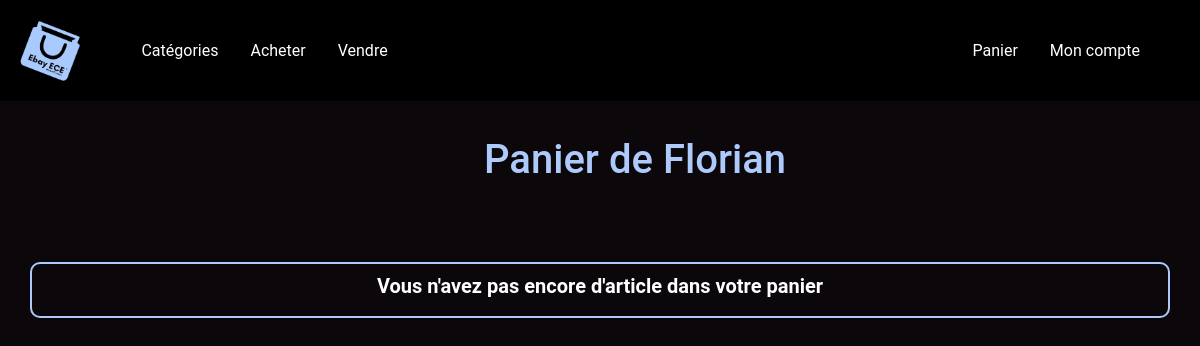
/panier.php?id=38 (signed in), run on an earlier commit of the app's database.
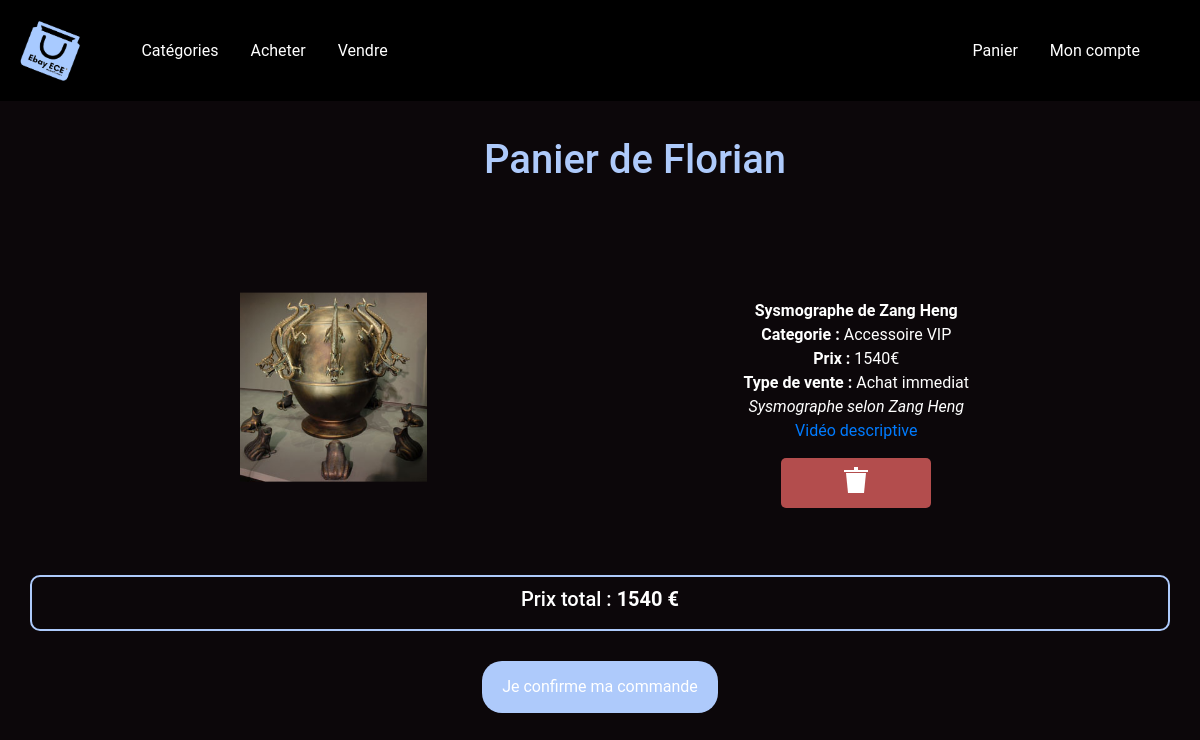
And on a later commit of the database.
### tables this page shows
CREATE TABLE IF NOT EXISTS `acheteur` (
  `id` int(11) NOT NULL AUTO_INCREMENT,
  `Nom` varchar(255) NOT NULL,
  `Prenom` varchar(255) NOT NULL,
  `Email` varchar(255) NOT NULL,
  `Motdepasse` varchar(255) NOT NULL,
  `Adresse` varchar(255) NOT NULL,
  `Codepostal` int(11) NOT NULL,
  `Ville` varchar(255) NOT NULL,
  `Telephone` int(11) NOT NULL,
  `Numcarte` bigint(11) NOT NULL,
  `Cvc` int(11) NOT NULL,
  `Moisexp` int(11) NOT NULL,
  `Anneeexp` int(11) NOT NULL,
  PRIMARY KEY (`id`)
);

CREATE TABLE IF NOT EXISTS `panier` (
  `id` int(11) NOT NULL AUTO_INCREMENT,
  `idAcheteur` int(11) NOT NULL,
  `idArticle` int(11) NOT NULL,
  `idVendeur` int(11) NOT NULL,
  `Nom` varchar(255) NOT NULL,
  `Categorie` varchar(255) NOT NULL,
  `Prix` int(11) NOT NULL,
  `Typedevente` varchar(255) NOT NULL,
  `Description` varchar(255) NOT NULL,
  `Photo` varchar(255) NOT NULL,
  `Video` varchar(255) NOT NULL,
  `Somme` varchar(255) NOT NULL,
  PRIMARY KEY (`id`)
);

### panier.php (the view, shortened to what this page needs)
<?php
$bdd = new PDO('mysql:host=127.0.0.1;dbname=piscine2020', 'root', '');
if(isset($_GET['id']) AND $_GET['id'] > 0)
{
    $getid = intval($_GET['id']);
    $verifpanier = $bdd->prepare('SELECT * FROM panier WHERE idAcheteur = ?');
    $verifpanier->execute(array($getid));
    $verifacheteur = $bdd->prepare('SELECT * FROM acheteur WHERE id = ?');
    $verifacheteur->execute(array($getid));
    $afficheracheteur = $verifacheteur->fetch();
    $sommepanier = $bdd->prepare('SELECT SUM(Prix) AS Somme FROM panier WHERE idAcheteur = ?');
    $sommepanier->execute(array($getid));
    $affichertotal = $sommepanier->fetch();
?>
<!DOCTYPE html>
<html>
     <head>
        <link rel="stylesheet" href="https://stackpath.bootstrapcdn.com/bootstrap/4.1.3/css/bootstrap.min.css">
        <link rel="stylesheet" type="text/css" href="styleP.css">
        <link rel="stylesheet" type="text/css" href="navbar.css">
         <link rel="stylesheet" type="text/css" href="deletebutton.css">
    </head>
    <body>
        <nav class="navbar navbar-expand-md">
            <a href="homeacheteur.php?id=<?php echo $_SESSION['id']?>"><img src="EbayECE.jpg" height="65" width="auto"></a>
            <div class="navbar-collapse" id="main-navigation">
            <ul class="navbar-nav">
                <li class="nav-item deroulant"><a class="nav-link" href="#">Catégories</a>
                </li>
                <li class="nav-item"><a class="nav-link" href="achat.php?id=<?php echo $_SESSION['id']?>">Acheter</a></li>
                <li class="nav-item"><a class="nav-link" href="connexionVendeur.php">Vendre</a></li>
            </ul>
            </div>
            <div class="navbar-end" id="main-navigation">
            <ul class="navbar-nav">
               <li class="nav-item"><a class="nav-link" href="panier.php?id=<?php echo $_SESSION['id']?>">Panier</a></li>
                <li class="nav-item"><a class="nav-link" href="compte.php?id=<?php echo $_SESSION['id']?>">Mon compte</a></li>
            </ul>
            </div>
        </nav>
        <div>
            <div class="container">
                <div class="row">
                    <div class="col-md-12 titre">
                        <h1>Panier de <?php echo $afficheracheteur['Prenom'];?></h1>
                    </div>
                </div>
            </div>
        </div>
        <?php
        if(isset($_SESSION['id']) AND $getid==$_SESSION['id'])
        {
        ?>
        <?php
        while($data = $verifpanier->fetch())
        {
        ?>
        <div>
            <div class="containercontenu">
                <div class="row">
                    <div class="col-md-6 col-lg-3 offset-lg-2 image">
                        <?php
                        if(!empty($data['Photo']))
                        {
                        ?>
                            <img src="article/photo/<?php echo $data['Photo'];"" ?>" style="width:90%"> <br><br>
                        <?php
                        }
                        else
                        {
                        ?>
                            <img src="https://cdn.pixabay.com/photo/2017/02/12/21/29/false-2061132_960_720.png" width="98%"><br><br>
                        <?php
                        }
                        ?>
                    </div>
                    <div class="col-md-6 text">
                        <b><?php echo $data['Nom']; ?></b><br>
                        <b>Categorie : </b><?php echo " "; echo $data['Categorie']; ?><br>
                        <b>Prix : </b><?php echo " "; echo $data['Prix']; ?>€<br>
                        <b>Type de vente : </b><?php echo " "; echo $data['Typedevente']; ?> <br>
                        <i><?php echo $data['Description']; ?></i>
                        <br>
                        <?php
                        if(!empty($data['Video']))
                        {
                        ?>
                             <a href="article/video/<?php echo $data['Video']; ?>">Vidéo descriptive</a><br>
                        <?php
                        }
                        ?>
                        <br>
                        <a href="supprimerPanier<?php
                            echo "?idacht="; echo $_SESSION['id'];
                            echo "&idart="; echo $data['idArticle'];
                            echo "&idvend="; echo $data['idVendeur'];
                            echo "&nom="; echo $data['Nom'];
                            echo "&categorie="; echo $data['Categorie'];
                            echo "&prix="; echo $data['Prix'];
                            echo "&typedevente="; echo $data['Typedevente'];
                            echo "&description="; echo $data['Description'];
                            echo "&photo="; echo $data['Photo'];
                            echo "&video="; echo $data['Video'];
                            ?>">
                        <div class="btn_wrapper">
                        <span class="btn_icon"></span>
                        </div></a>
                    </div>
                </div>
            </div>
        </div>
        <?php
        }
        ?>
        <div class="container text-right">
            <div class="row">
                <div class="col-md-12 box">
                    <?php
                    if(!empty($affichertotal['Somme']))
                    {
                    ?>
                    <h5>
                    Prix total : <b>
                    <?php echo $affichertotal['Somme']; ?> €</b></h5>
                    <?php
                    }
                    else
                    {
                    ?>
                    <h5><b>Vous n'avez pas encore d'article dans votre panier</b></h5>
                    <?php
                    }
                    ?>
                </div>
            </div>
        </div>
        <center>
        <?php
        if(!empty($affichertotal['Somme']))
        {
        ?>
        <a href="mail.php<?php
        echo "?idacht="; echo $_SESSION['id'];?>">
        <input type="submit"  name="confirmation" value="Je confirme ma commande"></a>
        </center>
        <?php
        }
        ?>
    </body>
</html>
<?php
    }
}
?>

### styleP.css (style rules this page uses)
body { background: #0c070a; font-family: 'Roboto', sans-serif; margin-bottom: 150px; color: white; }
.titre { margin: 35px; color: #AECAFB; text-align: center; }
.image { transform: translateY(5%); padding: 50px; }
.text { margin: auto; text-align: center; }
.box { border: 2px solid #AECAFB; border-radius: 10px; padding: 10px; width: auto; text-align: center; margin-top: 35px; }
input[type="submit"] { background-color: #AECAFB; color: white; padding: 14px 20px; border: 2px; border-radius: 20px; cursor: pointer; margin-top: 30px; }

### navbar.css (style rules this page uses)
.navbar { background:#000; }
.nav-link, .navbar-brand { color: white; cursor: pointer; }
.nav-link { margin-right: 1em !important; }
.navbar-collapse { padding-left: 50px; justify-content: flex-start; }
.navbar-end { padding-right: 20px; justify-content: flex-end; }
nav ul { list-style-type: none; }
nav a { display: block; padding: 10px 0px; color: black; }

### deletebutton.css (style rules this page uses)
.btn_wrapper { position: absolute; top: 50%; left: 50%; transform: translate(-50%, -50%); width: 150px; height: 50px; border: none; border-radius: 5px; background-color: #b34d4d; display: flex; justify-content: center; align-items: center; margin-top: 100px; }
.btn_icon { position: relative; display: inline-block; height: 0; width: 20px; box-sizing: border-box; border-top: 20px solid #fff; border-right: 2px solid transparent; border-bottom: 0px solid transparent; border-left: 2px solid transparent; transition: 0.9s; }
.btn_icon::before { position: absolute; content: ""; width: 24px; height: 2px; background-color: #fff; top: -23px; left: -4px; transition: 0.9s; }
.btn_icon::after { position: absolute; content: ""; width: 4px; height: 4px; background-color: #fff; top: -26px; left: 6px; transition: 0.9s; }

What changed in the data, as far as the page shows it:
added panier: Photo (picture), Nom "Sysmographe de Zang Heng", Categorie "Accessoire VIP", Prix "1540", Typedevente "Achat immediat", Description "Sysmographe selon Zang Heng"
Also different on the page:
$affichertotal['Somme']: (not shown) → "1540"
form field confirmation: (not shown) → "Je confirme ma commande"
text no longer shown: "Vous n'avez pas encore d'article dans votre panier"
text now shown: "Prix total : €"
